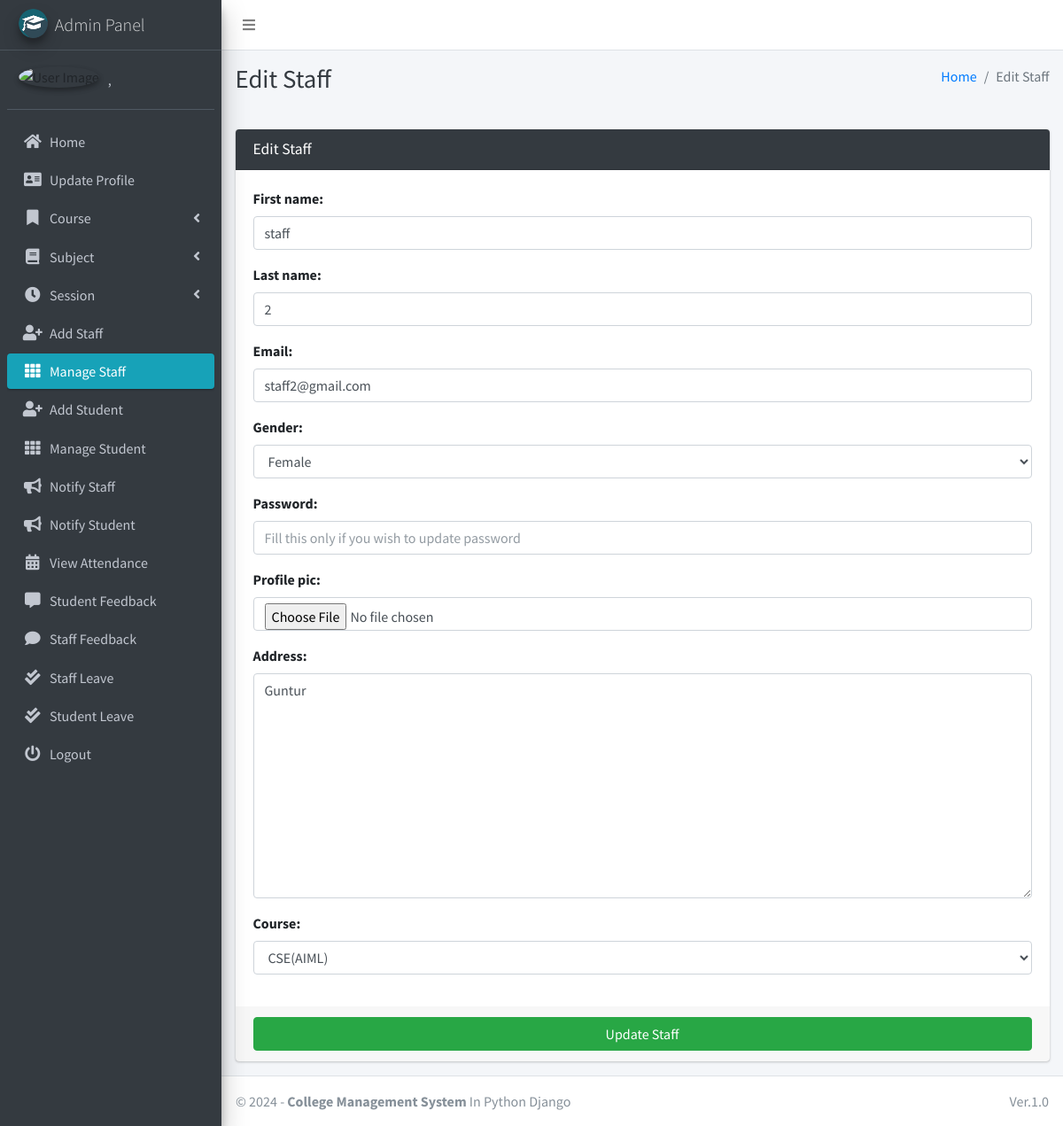
The page /staff/edit/2 (signed in) on the database as committed earlier.
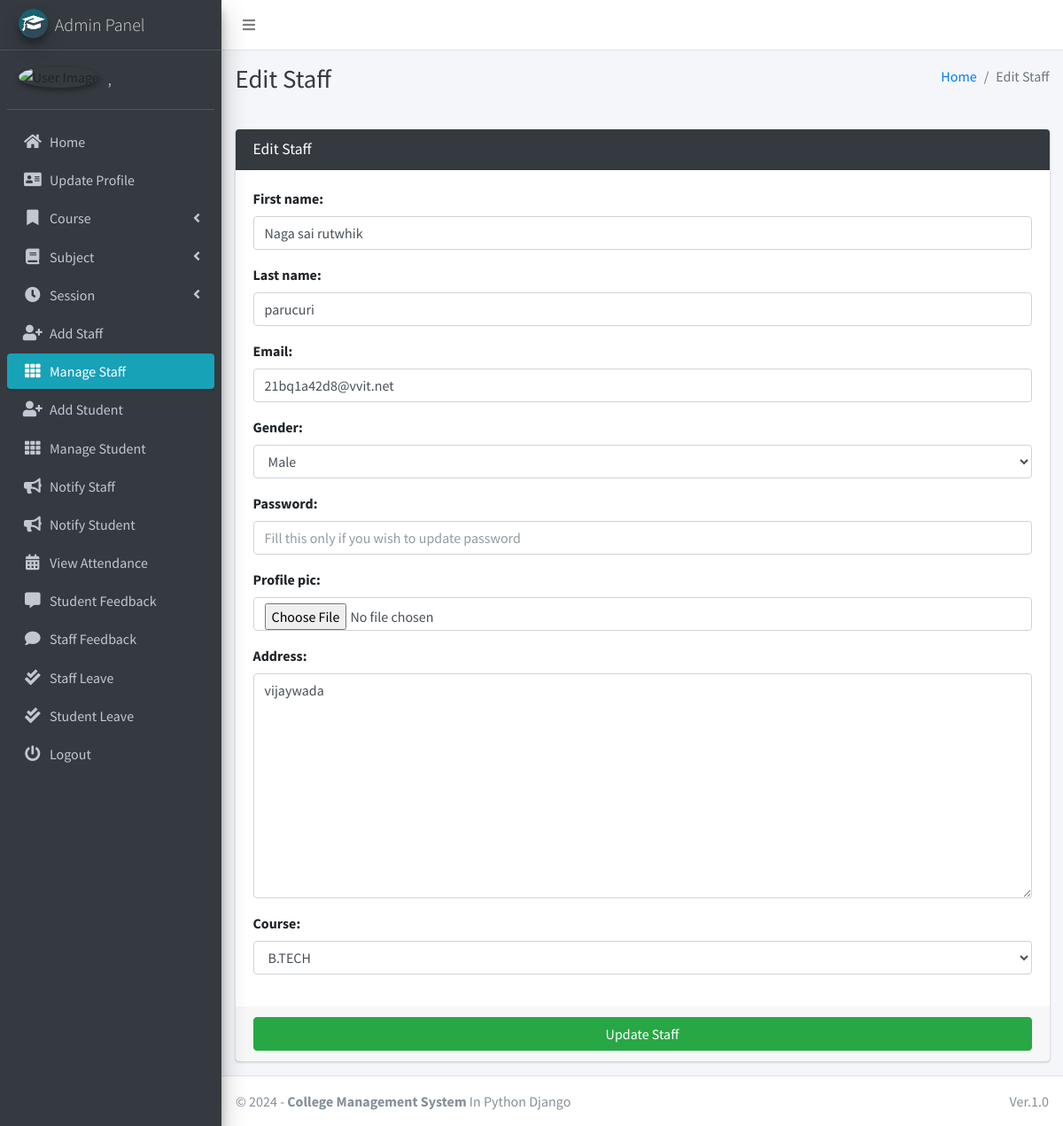
The same page on the database as committed later.
### main_app/models.py (models this page shows, shortened)
class Staff(models.Model):
    course = models.ForeignKey(Course, on_delete=models.DO_NOTHING, null=True, blank=False)
    admin = models.OneToOneField(CustomUser, on_delete=models.CASCADE)

### main_app/hod_views.py (the view)
# urls.py: path("staff/edit/<int:staff_id>", hod_views.edit_staff, name='edit_staff'),
def edit_staff(request, staff_id):
    staff = get_object_or_404(Staff, id=staff_id)
    form = StaffForm(request.POST or None, instance=staff)
    context = {
        'form': form,
        'staff_id': staff_id,
        'page_title': 'Edit Staff'
    }
    if request.method == 'POST':
        if form.is_valid():
            first_name = form.cleaned_data.get('first_name')
            last_name = form.cleaned_data.get('last_name')
            address = form.cleaned_data.get('address')
            username = form.cleaned_data.get('username')
            email = form.cleaned_data.get('email')
            gender = form.cleaned_data.get('gender')
            password = form.cleaned_data.get('password') or None
            course = form.cleaned_data.get('course')
            passport = request.FILES.get('profile_pic') or None
            try:
                user = CustomUser.objects.get(id=staff.admin.id)
                user.username = username
                user.email = email
                if password != None:
                    user.set_password(password)
                if passport != None:
                    fs = FileSystemStorage()
                    filename = fs.save(passport.name, passport)
                    passport_url = fs.url(filename)
                    user.profile_pic = passport_url
                user.first_name = first_name
                user.last_name = last_name
                user.gender = gender
                user.address = address
                staff.course = course
                user.save()
                staff.save()
                messages.success(request, "Successfully Updated")
                return redirect(reverse('edit_staff', args=[staff_id]))
            except Exception as e:
                messages.error(request, "Could Not Update " + str(e))
        else:
            messages.error(request, "Please fil form properly")
    else:
        user = CustomUser.objects.get(id=staff_id)
        staff = Staff.objects.get(id=user.id)
        return render(request, "hod_template/edit_staff_template.html", context)

### main_app/forms.py
class StaffForm(CustomUserForm):
    def __init__(self, *args, **kwargs):
        super(StaffForm, self).__init__(*args, **kwargs)
    class Meta(CustomUserForm.Meta):
        model = Staff
        fields = CustomUserForm.Meta.fields + \
            ['course' ]

### main_app/models.py (called while the page is built)
    def __str__(self):
        return self.last_name + ", " + self.first_name

    def __str__(self):
        return self.name

### main_app/templates/hod_template/edit_staff_template.html
{% extends 'main_app/base.html' %}
{% load static %}
{% block page_title %}{{page_title}}{% endblock page_title %}
{% block content %}
<section class="content">
    <div class="container-fluid">
        <div class="row">
            <div class="col-md-12">
                <div class="card card-dark">
                    <div class="card-header">
                        <h3 class="card-title">{{page_title}}</h3>
                    </div>
                    {% include "main_app/form_template.html" with messages=messages  form=form button_text="Update Staff"%}
                </div>
            </div>
        </div>
    </div>
</section>
{% endblock content %}

### main_app/templates/main_app/form_template.html (shortened to what this page needs)
<form role="form" method="POST" enctype="multipart/form-data">
    <div class="card-body">
        {% for field in form  %}
        <div class="form-group">
            {{field.label_tag}}
            {{field}}
        </div>
        {% endfor %}
    </div>
    <div class="card-footer">
        <button type="submit" class="btn btn-success btn-block">
            {% if button_text %}
            {{button_text}}
            {% else %}
            Submit
            {% endif %}
        </button>
    </div>
</form>

Rows that differ between the two databases and show on the page:
changed Staff: course "CSE(AIML)" → "B.TECH"
Other text that changed with them:
form field first_name: "staff" → "Naga sai rutwhik"
form field last_name: "2" → "parucuri"
form field email: "staff2@gmail.com" → "21bq1a42d8@vvit.net"
form field gender: "Female" → "Male"
form field address: "Guntur" → "vijaywada"
